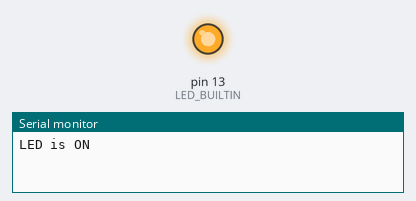
This sketch was run on a simulated Arduino Uno, built with avr-gcc and run on an emulated ATmega328P. Shown: output pins drawn as LEDs (lit = HIGH), the last lines printed to the serial monitor.

Above: at 0.7 s.
At 5.2 s:
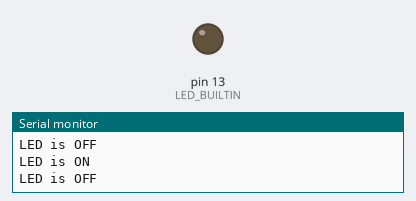
Timing chart, 0 to 6.9 s (numbered marks = the images above):
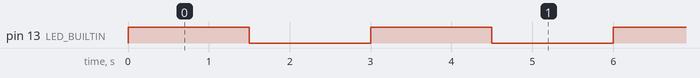

Measured:
- by itself, pin 13 (LED_BUILTIN): alternates HIGH for 1.5 s and LOW for 1.5 s

The sketch:

demo_blink.ino
```cpp
/*
  Blink

  Toggles a LED at a set period and prints a status to the serial monitor, repeatedly.

  Most Arduinos have an on-board LED you can control. On the UNO, MEGA and ZERO
  it is attached to digital pin 13, on MKR1000 on pin 6. LED_BUILTIN is set to
  the correct LED pin independent of which board is used.
  If you want to know what pin the on-board LED is connected to on your Arduino
  model, check the Technical Specs of your board at:
  https://www.arduino.cc/en/Main/Products

  @author Ben Jones
*/

// the setup function runs once when you press reset or power the board
void setup()
{
  // initialize digital pin LED_BUILTIN as an output.
  pinMode(LED_BUILTIN, OUTPUT);
  Serial.begin(115200);
}

// the loop function runs over and over again forever
void loop()
{
  digitalWrite(LED_BUILTIN, !digitalRead(LED_BUILTIN)); // toggle the LED state
  Serial.println(digitalRead(LED_BUILTIN) ? "LED is ON" : "LED is OFF");
  delay(1500); // wait for a 1.5 seconds
}
```
